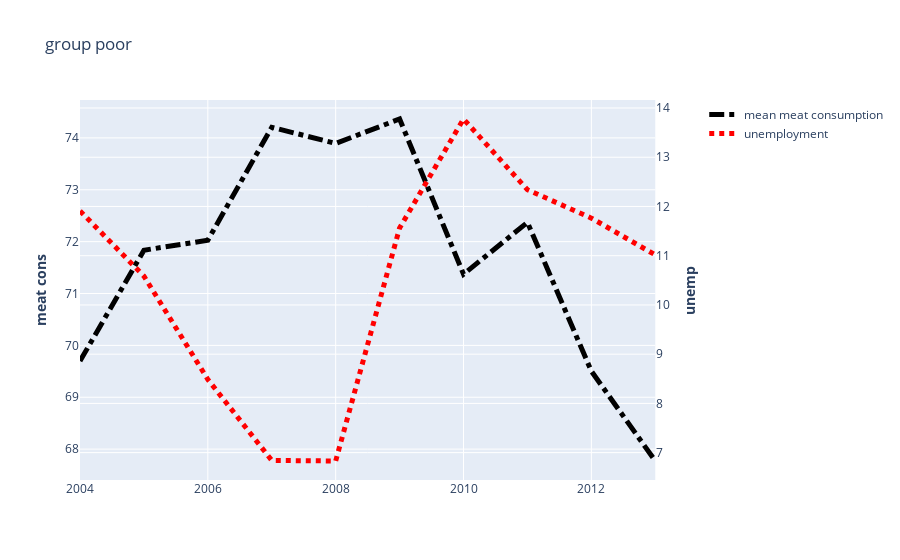

Here is the notebook cell this chart was saved with:
### Code cell
fkmg = go.Figure()

#for i in range(len(g1s[0])):
#    fkmg.add_trace(go.Scatter(y=df_meat[g1s[0][i]], x=[2004+i for i in range(10)], mode='lines', name=g1s[0][i]))
fkmg = make_subplots(rows=1, cols=1,
                    specs=[[{"secondary_y": True}]])
    
fkmg.add_trace(go.Scatter(y = df_meat[g1s[0]].mean(axis=1), x=[2004+i for i in range(10)], mode='lines', name='mean meat consumption', line=dict(color='black', width=5, dash='dashdot')))

fkmg.add_trace(go.Scatter(y = df_unemp[['EST', 'HUN', 'LVA', 'LTU', 'POL', 'SVK', 'SVN']].mean(axis=1)[6:16], x=[2004+i for i in range(10)], mode='lines', name='unemployment', line=dict(color='red', width=5, dash='dot')), secondary_y=True)

fkmg.update_yaxes(title_text="<b>meat cons", secondary_y=False)
fkmg.update_yaxes(title_text="<b>unemp", secondary_y=True)
fkmg.update_layout(title="group poor")

fkmg.show()

### Figure 1 — Plotly figure (JSON) as saved in the notebook; plotly's stock layout.template omitted (floating-point values rounded to 4 significant figures)
{"data": [{"line": {"color": "black", "dash": "dashdot", "width": 5}, "mode": "lines", "name": "mean meat consumption", "type": "scatter", "x": [2004, 2005, 2006, 2007, 2008, 2009, 2010, 2011, 2012, 2013], "y": [69.7, 71.83, 72.03, 74.2, 73.89, 74.36, 71.37, 72.37, 69.5, 67.77]}, {"line": {"color": "red", "dash": "dot", "width": 5}, "mode": "lines", "name": "unemployment", "type": "scatter", "x": [2004, 2005, 2006, 2007, 2008, 2009, 2010, 2011, 2012, 2013], "xaxis": "x", "y": [11.91, 10.59, 8.487, 6.842, 6.83, 11.56, 13.78, 12.34, 11.76, 11.02], "yaxis": "y2"}], "layout": {"autosize": true, "title": {"text": "group poor"}, "xaxis": {"anchor": "y", "autorange": true, "domain": [0, 0.94], "range": [2004, 2013], "type": "linear"}, "yaxis": {"anchor": "x", "autorange": true, "domain": [0, 1], "range": [67.4, 74.73], "title": {"text": "<b>meat cons"}, "type": "linear"}, "yaxis2": {"anchor": "x", "autorange": true, "overlaying": "y", "range": [6.444, 14.16], "side": "right", "title": {"text": "<b>unemp"}, "type": "linear"}}}
